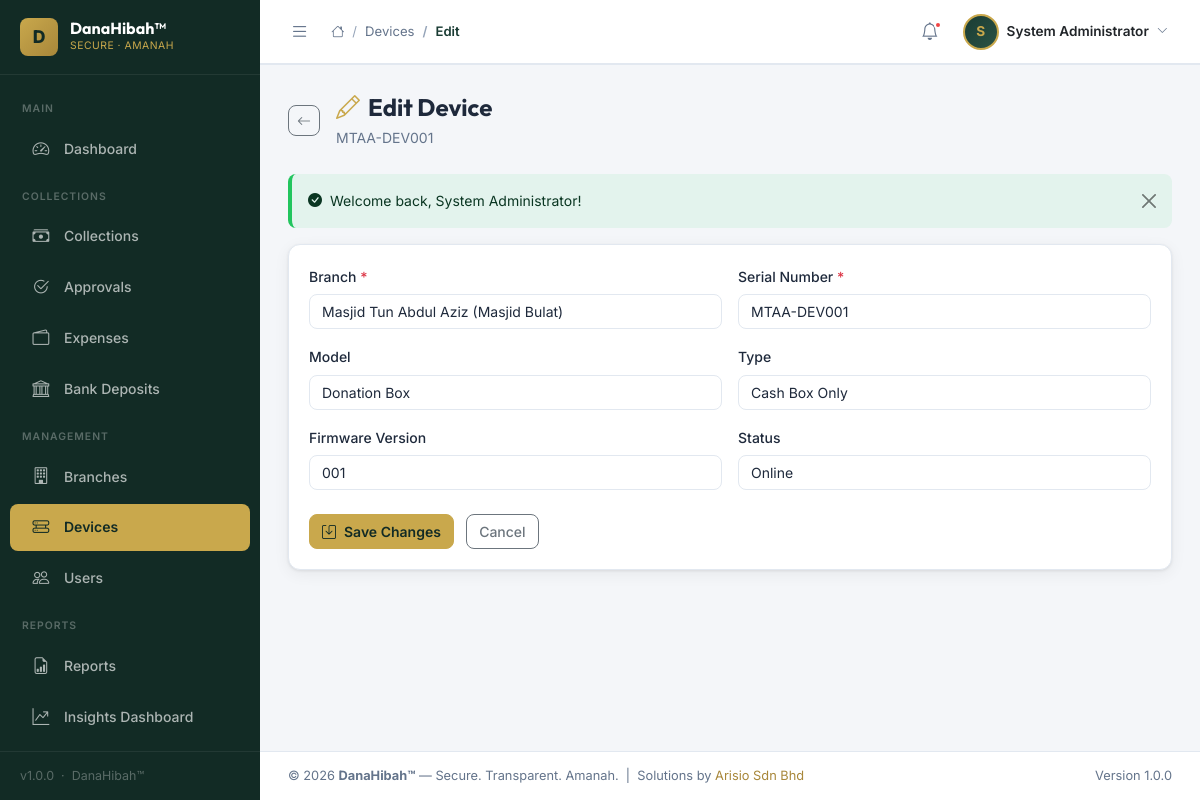
Page /modules/devices/edit.php?id=1 (signed in) on the committed database.
### tables this page shows
CREATE TABLE IF NOT EXISTS `devices` (
  `id` int(10) unsigned NOT NULL AUTO_INCREMENT,
  `branch_id` int(10) unsigned NOT NULL,
  `serial_no` varchar(100) NOT NULL,
  `model` varchar(100) DEFAULT NULL,
  `type` enum('cash_box','qr_terminal','hybrid') DEFAULT 'hybrid',
  `status` enum('online','offline','tampered','maintenance') DEFAULT 'offline',
  `last_sync` datetime DEFAULT NULL,
  `firmware_ver` varchar(50) DEFAULT NULL,
  `created_by` int(10) unsigned DEFAULT NULL,
  `updated_by` int(10) unsigned DEFAULT NULL,
  `created_at` datetime DEFAULT current_timestamp(),
  `updated_at` datetime DEFAULT current_timestamp() ON UPDATE current_timestamp(),
  `deleted_at` datetime DEFAULT NULL,
  PRIMARY KEY (`id`),
  UNIQUE KEY `serial_no` (`serial_no`),
  KEY `branch_id` (`branch_id`),
  CONSTRAINT `devices_ibfk_1` FOREIGN KEY (`branch_id`) REFERENCES `branches` (`id`)
);

CREATE TABLE IF NOT EXISTS `branches` (
  `id` int(10) unsigned NOT NULL AUTO_INCREMENT,
  `name` varchar(200) NOT NULL,
  `code` varchar(20) DEFAULT NULL,
  `type` enum('masjid','surau','wakaf','ngo','other') DEFAULT 'masjid',
  `address` text DEFAULT NULL,
  `city` varchar(100) DEFAULT NULL,
  `state` varchar(100) DEFAULT NULL,
  `postcode` varchar(10) DEFAULT NULL,
  `pic_name` varchar(150) DEFAULT NULL,
  `pic_phone` varchar(20) DEFAULT NULL,
  `pic_email` varchar(150) DEFAULT NULL,
  `status` enum('active','inactive') DEFAULT 'active',
  `created_by` int(10) unsigned DEFAULT NULL,
  `updated_by` int(10) unsigned DEFAULT NULL,
  `created_at` datetime DEFAULT current_timestamp(),
  `updated_at` datetime DEFAULT current_timestamp() ON UPDATE current_timestamp(),
  `deleted_at` datetime DEFAULT NULL,
  PRIMARY KEY (`id`),
  UNIQUE KEY `code` (`code`)
);

### modules/devices/edit.php (the view, shortened to what this page needs)
<?php
require_once __DIR__ . '/../../includes/db_connect.php';
require_once __DIR__ . '/../../includes/functions.php';
require_once __DIR__ . '/../../includes/auth.php';
$id = (int)($_GET['id'] ?? 0);
$device = db_fetch_one($conn, "SELECT * FROM devices WHERE id=? AND deleted_at IS NULL", 'i', [$id]);
$branches = db_fetch_all($conn, "SELECT id, name FROM branches WHERE deleted_at IS NULL ORDER BY name", '', []);
$errors = [];
if ($_SERVER['REQUEST_METHOD'] === 'POST') {
    verify_csrf();
    $data = [
        'branch_id'   => (int)($_POST['branch_id']  ?? 0),
        'serial_no'   => strtoupper(clean($_POST['serial_no'] ?? '')),
        'model'       => clean($_POST['model']      ?? ''),
        'type'        => clean($_POST['type']       ?? 'hybrid'),
        'firmware_ver'=> clean($_POST['firmware_ver']?? ''),
        'status'      => clean($_POST['status']     ?? 'offline'),
    ];
    if (!$data['branch_id']) $errors[] = 'Branch is required.';
    if (!$data['serial_no']) $errors[] = 'Serial number is required.';
    if (empty($errors)) {
        $uid = (int)$_SESSION['user_id'];
        db_execute($conn,
            "UPDATE devices SET branch_id=?, serial_no=?, model=?, type=?, firmware_ver=?, status=?, updated_by=?, updated_at=NOW() WHERE id=?",
            'isssssii', [$data['branch_id'], $data['serial_no'], $data['model'], $data['type'], $data['firmware_ver'], $data['status'], $uid, $id]);
        log_activity($conn, $uid, 'update', 'devices', "Updated device: " . $data['serial_no'], $id);
        set_flash('success', 'Device updated successfully.');
        redirect('modules/devices/index.php');
    }
} else {
    $data = $device;
}
include INCLUDES_PATH . 'header.php';
?>
<div class="page-header d-flex align-items-center gap-3">
    <a href="index.php" class="btn btn-sm btn-outline-secondary"><i class="bi bi-arrow-left"></i></a>
    <div>
        <h1 class="page-title"><i class="bi bi-pencil me-2" style="color:var(--gold);"></i>Edit Device</h1>
        <p class="page-subtitle"><?= e($device['serial_no']) ?></p>
    </div>
</div>
<div class="card">
    <div class="card-body">
        <form method="POST">
            <div class="row g-3">
                <div class="col-md-6">
                    <label class="form-label">Branch <span class="text-danger">*</span></label>
                    <select name="branch_id" class="form-select" required>
                        <?php foreach ($branches as $b): ?>
                        <option value="<?= $b['id'] ?>" <?= $data['branch_id'] == $b['id'] ? 'selected':'' ?>><?= e($b['name']) ?></option>
                        <?php endforeach; ?>
                    </select>
                </div>
                <div class="col-md-6">
                    <label class="form-label">Serial Number <span class="text-danger">*</span></label>
                    <input type="text" name="serial_no" class="form-control" required value="<?= e($data['serial_no']) ?>" style="text-transform:uppercase;">
                </div>
                <div class="col-md-6">
                    <label class="form-label">Model</label>
                    <input type="text" name="model" class="form-control" value="<?= e($data['model']) ?>">
                </div>
                <div class="col-md-6">
                    <label class="form-label">Type</label>
                    <select name="type" class="form-select">
                        <option value="cash_box" <?= $data['type'] == 'cash_box' ? 'selected':'' ?>>Cash Box Only</option>
                    </select>
                </div>
                <div class="col-md-6">
                    <label class="form-label">Firmware Version</label>
                    <input type="text" name="firmware_ver" class="form-control" value="<?= e($data['firmware_ver']) ?>">
                </div>
                <div class="col-md-6">
                    <label class="form-label">Status</label>
                    <select name="status" class="form-select">
                        <option value="online" <?= $data['status'] == 'online' ? 'selected':'' ?>>Online</option>
                    </select>
                </div>
                <div class="col-12 mt-4">
                    <button type="submit" class="btn btn-gold"><i class="bi bi-save me-2"></i>Save Changes</button>
                    <a href="index.php" class="btn btn-outline-secondary ms-2">Cancel</a>
                </div>
            </div>
        </form>
    </div>
</div>
<?php include INCLUDES_PATH . 'footer.php'; ?>

### assets/css/style.css (style rules this page uses)
:root { --primary: #1A3C34; --primary-dark: #122B25; --primary-light: #2A5244; --gold: #C9A84C; --gold-light: #E8C96C; --gold-dark: #A8873A; --white: #FFFFFF; --bg: #F4F6F9; --surface: #FFFFFF; --surface-2: #F8FAFB; --border: #E2E8F0; --text: #1E293B; --text-muted: #64748B; --text-light: #94A3B8; --success: #22C55E; --danger: #EF4444; --warning: #F59E0B; --info: #3B82F6; --sidebar-w: 260px; --sidebar-w-sm: 70px; --topbar-h: 64px; --radius: 12px; --radius-sm: 8px; --shadow: 0 1px 3px rgba(0,0,0,.08), 0 4px 16px rgba(0,0,0,.06); --shadow-md: 0 4px 24px rgba(0,0,0,.12); --transition: all .2s ease; --font: 'Inter', sans-serif; }
*, *::before, *::after { box-sizing: border-box; }
html { scroll-behavior: smooth; }
body { font-family: var(--font); background: var(--bg); color: var(--text); font-size: .9375rem; line-height: 1.6; margin: 0; overflow-x: hidden; }
a { color: var(--primary); text-decoration: none; transition: var(--transition); }
.page-header { margin-bottom: 24px; }
.page-title { font-family: 'Outfit', sans-serif; font-size: 1.5rem; font-weight: 700; color: var(--text); margin: 0 0 4px; line-height: 1.3; }
.page-subtitle { font-size: .875rem; color: var(--text-muted); margin: 0; }
.card { background: var(--surface); border: 1px solid var(--border); border-radius: var(--radius); box-shadow: var(--shadow); }
.card-body { padding: 20px; }
.btn { font-weight: 500; border-radius: var(--radius-sm); font-size: .875rem; transition: var(--transition); }
.btn-gold { background: var(--gold); border-color: var(--gold); color: var(--primary-dark); font-weight: 600; }
.form-control, .form-select { border: 1px solid var(--border); border-radius: var(--radius-sm); font-size: .875rem; color: var(--text); background: var(--surface); transition: var(--transition); }
.form-label { font-weight: 500; font-size: .875rem; color: var(--text); margin-bottom: 6px; }

### rows in the picture
devices: serial_no "MTAA-DEV001", branch_id "Masjid Tun Abdul Aziz (Masjid Bulat)", model "Donation Box", type "Cash Box Only", firmware_ver "001", status "Online"

### other values in the picture
APP_VERSION "1.0.0"
APP_NAME "DanaHibah™"
$crumb['label'] "Devices"
$crumb['label'] "Edit"
$initials "S"
$user_name "System Administrator"
$flash['message'] "Welcome back, System Administrator!"
